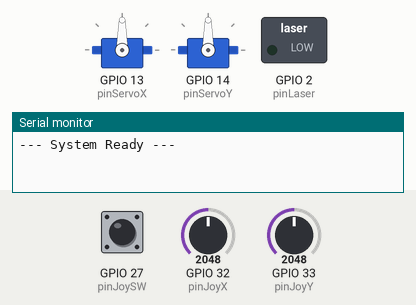
A sketch run on a simulated ESP32. Parts: 2 × servo, switched loads named in the sketch (green lamp = pin HIGH), the last lines printed to the serial monitor. The test bench sets the inputs (shaded band); at power-on: GPIO 32 (pinJoyX) = 2048, GPIO 27 (pinJoySW) HIGH, GPIO 33 (pinJoyY) = 2048.

Above: at 1.2 s.
1.3 s: GPIO 32 (pinJoyX) set to 2953
2.8 s: GPIO 32 (pinJoyX) set to 3056
At 4.7 s:
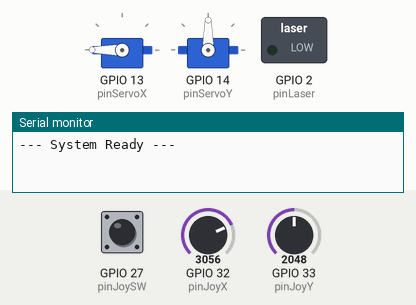
5.2 s: GPIO 27 (pinJoySW) pulled LOW for 0.15 s
At 5.6 s:
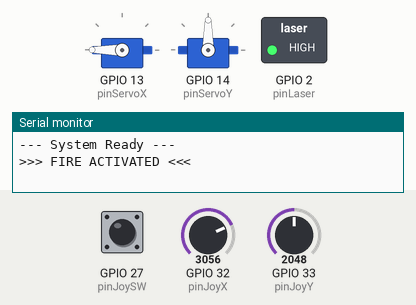
7.2 s: GPIO 32 (pinJoyX) set to 1049
8.7 s: GPIO 32 (pinJoyX) set to 936
At 11.1 s:
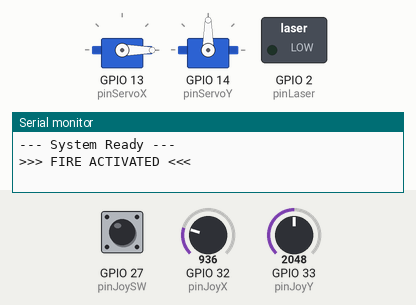
11.7 s: GPIO 27 (pinJoySW) pulled LOW for 1 s
At 12.5 s:
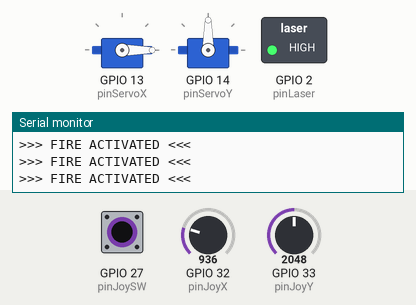
Timing chart, 0 to 14.7 s (numbered marks = the images above; inputs shaded):
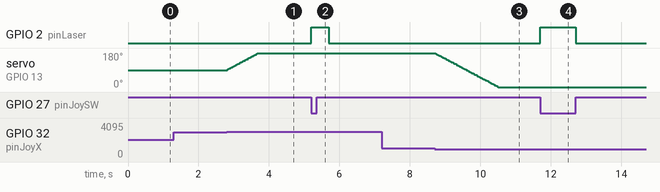

Measured:
- the behaviour switches between 3000 and 3001 on GPIO 32 (pinJoyX) (found by bisection; images 0 and 1)
- the behaviour switches between 1000 and 999 on GPIO 32 (pinJoyX) (found by bisection; images 2 and 3)
- after the input at 1.3 s, every drawn part: stays the same
- after the input at 2.8 s, servo on GPIO 13 (pinServoX): moves from 90° to 180° over 0.90 s, starting at once
- after the input at 5.2 s, GPIO 2 (pinLaser): LOW → HIGH at once, → LOW 0.50 s later
- after the input at 7.2 s, every drawn part: stays the same
- after the input at 8.7 s, servo on GPIO 13 (pinServoX): moves from 180° to 0° over 1.8 s, starting at once
- after the input at 11.7 s, GPIO 2 (pinLaser): LOW → HIGH at once, → LOW 1.0 s later

The sketch:

Esp32Turret.ino
```cpp
#include <ESP32Servo.h>

Servo servoX; // 180 Degree Standard
Servo servoY; // 360 Degree Continuous

// --- PINS ---
const int pinServoX = 13;
const int pinServoY = 14;
const int pinJoyX   = 32; // Analog Pin
const int pinJoyY   = 33; // Analog Pin
const int pinJoySW  = 27; // Switch Pin (Digital)
const int pinLaser = 2;

// --- SETTINGS X (180 Deg) ---
int posX = 90;           // Start at center
const int stepAngle = 2; // Speed of movement

// --- SETTINGS Y (360 Deg) ---
const int Y_STOP = 90;       // Stop Value (Calibrate if drifting)
const int Y_SPEED_FWD = 95;  // Speed Up
const int Y_SPEED_REV = 85;  // Speed Down

// --- TIMING ---
unsigned long lastUpdate = 0;
const int updateInterval = 20; // 50Hz update rate

void setup() {
  Serial.begin(115200);

  // Configure the button with internal pull-up resistor
  // This means the pin reads HIGH when open, and LOW when pressed.
  pinMode(pinJoySW, INPUT_PULLUP);
  pinMode(pinLaser, OUTPUT);

  ESP32PWM::allocateTimer(0);
  ESP32PWM::allocateTimer(1);
  ESP32PWM::allocateTimer(2);
  ESP32PWM::allocateTimer(3);

  servoX.setPeriodHertz(50);
  servoY.setPeriodHertz(50);

  servoX.attach(pinServoX, 500, 2500);
  servoY.attach(pinServoY, 500, 2500);

  // Initial Home Position
  servoX.write(posX);
  servoY.write(Y_STOP);

  Serial.println("--- System Ready ---");
}

void loop() {
  // 1. CHECK RESET BUTTON FIRST
  // The switch connects to Ground, so LOW means pressed.
  if (digitalRead(pinJoySW) == LOW) {
    Serial.println(">>> FIRE ACTIVATED <<<");
    digitalWrite(2, HIGH);

    delay(500);
  }
  else digitalWrite(2, LOW);

  // 2. MOVEMENT LOGIC
  if (millis() - lastUpdate >= updateInterval) {
    lastUpdate = millis();

    int valX = analogRead(pinJoyX);
    int valY = analogRead(pinJoyY);

    // --- X-AXIS (Position) ---
    // Move Left
    if (valX < 1000) {
      posX -= stepAngle;
      if (posX < 0) posX = 0;
      servoX.write(posX);
    }
    // Move Right
    else if (valX > 3000) {
      posX += stepAngle;
      if (posX > 180) posX = 180;
      servoX.write(posX);
    }

    // --- Y-AXIS (Continuous Speed) ---
    // Move Forward
    if (valY < 1000) {
      servoY.write(Y_SPEED_FWD);
    }
    // Move Backward
    else if (valY > 3000) {
      servoY.write(Y_SPEED_REV);
    }
    // Stop (Deadzone)
    else {
      servoY.write(Y_STOP);
    }
  }
}
```
